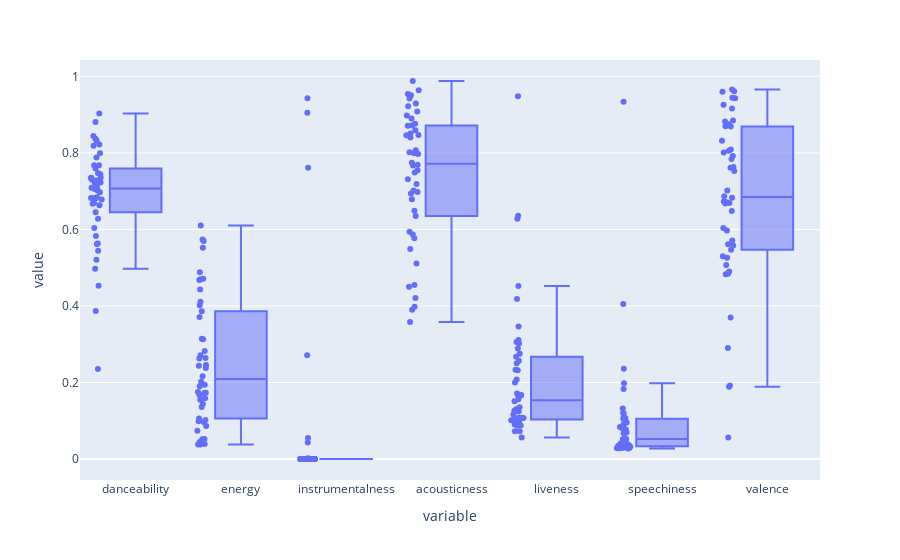

The code cell stored with this chart in its notebook:
### Code cell
fig = px.box(df1, # what dataframe are we using?
             # What df columns do we want to plot?
             y=['danceability', 'energy', 'instrumentalness', 'acousticness', 'liveness', 'speechiness', 'valence'],
             # Show the individual data points
             points='all',
             # Show the name of the song when hovering
             hover_name='track.name')
fig.show()

### Figure 1 — Plotly figure (JSON) as saved in the notebook; plotly's stock layout.template omitted (floating-point values rounded to 4 significant figures; data arrays with more than 128 entries replaced by an {"elided": "..."} marker saying what was removed)
{"data": [{"alignmentgroup": "True", "boxpoints": "all", "hovertemplate": "<b>%{hovertext}</b><br><br>variable=%{x}<br>value=%{y}<extra></extra>", "hovertext": {"elided": "322 str values"}, "legendgroup": "", "marker": {"color": "#636efa"}, "name": "", "notched": false, "offsetgroup": "", "orientation": "v", "showlegend": false, "type": "box", "x": {"elided": "322 str values"}, "x0": " ", "xaxis": "x", "y": {"elided": "322 float values"}, "y0": " ", "yaxis": "y"}], "layout": {"boxmode": "group", "legend": {"tracegroupgap": 0}, "margin": {"t": 60}, "xaxis": {"anchor": "y", "domain": [0, 1], "title": {"text": "variable"}}, "yaxis": {"anchor": "x", "domain": [0, 1], "title": {"text": "value"}}}}
